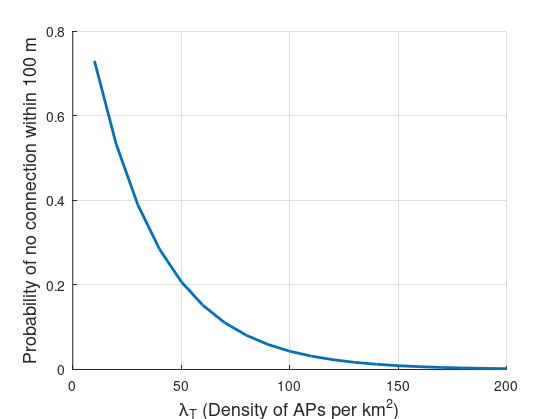
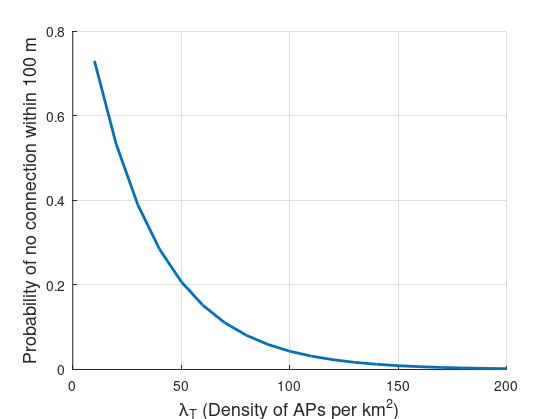

MATLAB code to generate these figures, in order:
%probNoConnection
close all
clear
R=100;
rhoT = (.1:.1:2)/100^2;
prob = exp(-rhoT*pi*R^2);
% R=sqrt(10^6/pi);
h=figure(2);
% plot(Lval,emp_noapprox,'LineWidth',2);
hold on; grid on;
plot(rhoT*10^6,prob,'LineWidth',2)
% legend('emperical', 'theoretical')
xlabel('\lambda_T (Density of APs per km^2)', 'fontsize',13)
ylabel('Probability of no connection within 100 m','fontsize',13)
% title('APs blockage probability in 1km^2 area')
set(h,'Units','Inches');
pos = get(h,'Position');
set(h,'PaperPositionMode','Auto','PaperUnits','Inches','PaperSize',[pos(3), pos(4)])
print(h,[pwd '/figures/probNoConnection.pdf'],'-dpdf','-r0')
print(h,[pwd '/figures/probNoConnection.png'],'-dpng','-r0')
% saveas(gcf,[pwd '/figures/probNoConnection.png'])